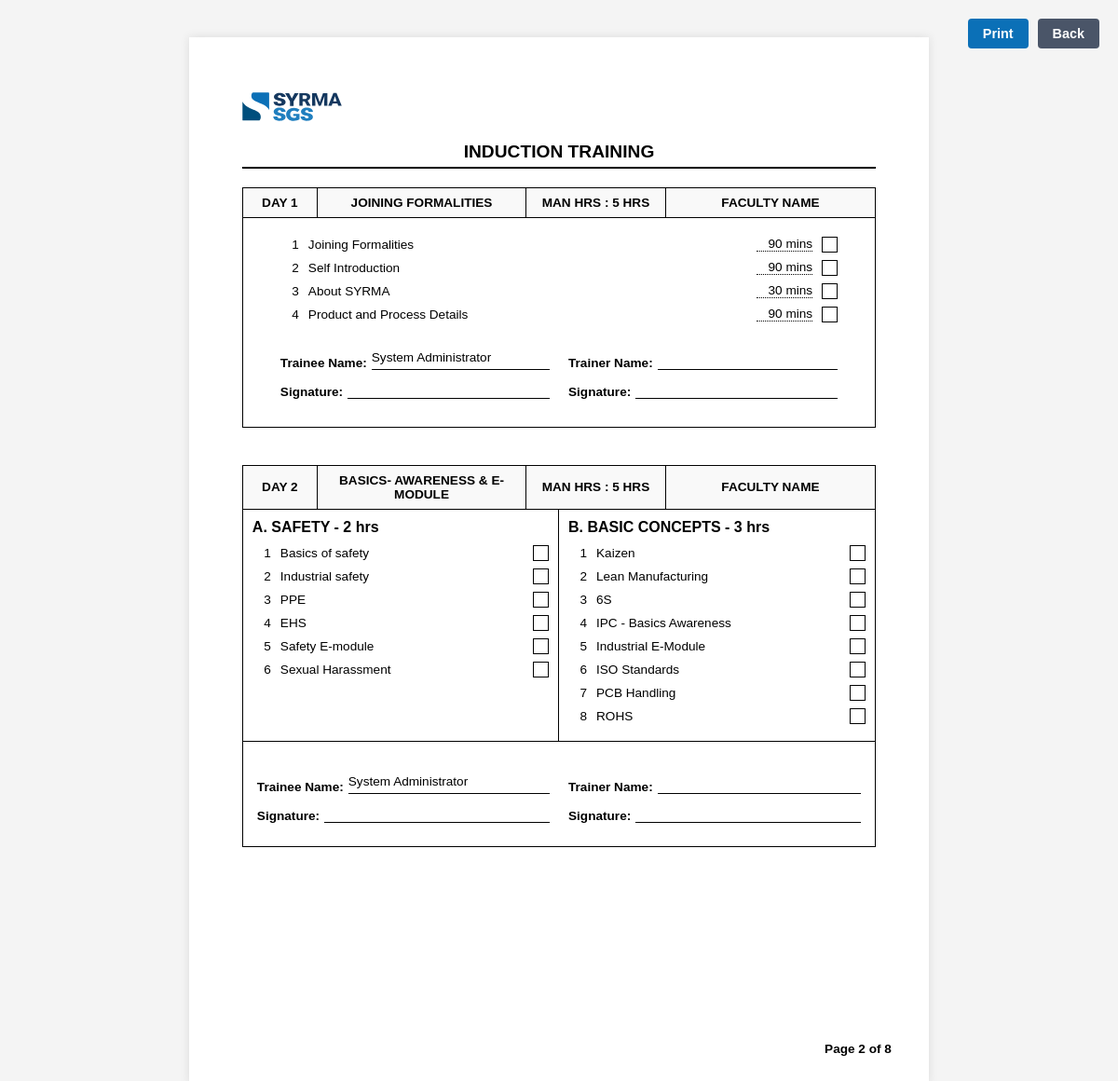
Screenshot of /admin/induction_p2_view.php?tid=1 (signed in) with the database file from the repository.
### tables this page shows
CREATE TABLE IF NOT EXISTS induction_checklist (
    id INT AUTO_INCREMENT PRIMARY KEY,
    day_number INT NOT NULL,  
    section_name VARCHAR(100),  
    topic_name VARCHAR(255) NOT NULL,
    estimated_hours DECIMAL(4,2),
    estimated_mins INT  
);

CREATE TABLE IF NOT EXISTS users (
    id INT AUTO_INCREMENT PRIMARY KEY,
    username VARCHAR(50) NOT NULL UNIQUE,
    password VARCHAR(255) NOT NULL,
    full_name VARCHAR(100) NOT NULL,
    employee_id VARCHAR(50) UNIQUE,
    email VARCHAR(100),
    role ENUM('admin', 'trainer', 'trainee', 'management') NOT NULL,
    department VARCHAR(100),
    qualification VARCHAR(100),
    category VARCHAR(50),
    photo_path VARCHAR(255),
    doj DATE,  
    dol DATE,  
    created_at TIMESTAMP DEFAULT CURRENT_TIMESTAMP,
    updated_at TIMESTAMP DEFAULT CURRENT_TIMESTAMP ON UPDATE CURRENT_TIMESTAMP
);

### includes/functions.php (called while the page is built, shortened)
<?php
function e($text) {
    return htmlspecialchars($text, ENT_QUOTES, 'UTF-8');
}
?>

### admin/induction_p2_view.php (the view, shortened to what this page needs)
<?php
require_once '../includes/config.php';
require_once '../includes/functions.php';
$trainee_id = $_GET['tid'] ?? null;
$stmt = $pdo->prepare("SELECT * FROM users WHERE id = ?");
$stmt->execute([$trainee_id]);
$trainee = $stmt->fetch();
$stmt = $pdo->prepare("
    SELECT ic.id, ic.day_number, ic.section_name, ic.topic_name, ic.estimated_hours, ic.estimated_mins,
           tcp.is_done, tcp.completed_at, u.full_name as trainer_name
    FROM induction_checklist ic
    LEFT JOIN trainee_checklist_progress tcp ON ic.id = tcp.checklist_id AND tcp.trainee_id = ?
    LEFT JOIN users u ON tcp.trainer_id = u.id
    WHERE ic.day_number IN (1, 2)
    ORDER BY ic.id
");
$stmt->execute([$trainee_id]);
$progress = $stmt->fetchAll(PDO::FETCH_ASSOC);
function getTopicsBySection($progress, $section) {
    return array_filter($progress, function($p) use ($section) {
        return $p['section_name'] === $section;
    });
}
?>
<!DOCTYPE html>
<html lang="en">
<head>
</head>
<body>
<div class="no-print">
    <a href="javascript:window.print()" class="btn">Print</a>
    <a href="javascript:history.back()" class="btn" style="background: #4A5568;">Back</a>
</div>
<div class="paper">
    <div class="header">
        <img src="<?php echo BASE_URL; ?>assets/img/profiles/logo.svg" alt="Syrma SGS">
    </div>
    <div class="title-box">Induction Training</div>
    <div class="block-header">
        <div>DAY 1</div>
        <div>JOINING FORMALITIES</div>
        <div>MAN HRS : 5 HRS</div>
        <div>FACULTY NAME</div>
    </div>
    <div class="topics-grid" style="grid-template-columns: 1fr;">
        <div class="topic-col" style="padding: 20px 40px;">
            <?php
            $i = 1;
            foreach (getTopicsBySection($progress, 'JOINING FORMALITIES') as $t):
            ?>
            <div class="topic-item">
                <span class="topic-num"><?php echo $i++; ?></span>
                <span class="topic-name"><?php echo e($t['topic_name']); ?></span>
                <span class="topic-val"><?php echo $t['estimated_mins']; ?> mins</span>
                <div class="check-box"><?php echo $t['is_done'] ? '&#10003;' : ''; ?></div>
            </div>
            <?php endforeach; ?>
            <div class="sign-row" style="margin-top: 30px;">
                <div>
                    <div class="sig-item">Trainee Name: <div class="sig-val"><?php echo e($trainee['full_name']); ?></div></div>
                    <div class="sig-item">Signature: <div class="sig-val"></div></div>
                </div>
                <div>
                    <?php
                    $day1 = array_filter($progress, function($p){ return $p['day_number'] == 1 && $p['trainer_name']; });
                    $trainer1 = !empty($day1) ? reset($day1)['trainer_name'] : '';
                    ?>
                    <div class="sig-item">Trainer Name: <div class="sig-val"><?php echo e($trainer1); ?></div></div>
                    <div class="sig-item">Signature: <div class="sig-val"></div></div>
                </div>
            </div>
        </div>
    </div>
    <div class="block-header" style="margin-top: 40px;">
        <div>DAY 2</div>
        <div>BASICS- AWARENESS & E-MODULE</div>
        <div>MAN HRS : 5 HRS</div>
        <div>FACULTY NAME</div>
    </div>
    <div class="topics-grid">
        <div class="topic-col">
            <div style="font-weight: bold; margin-bottom: 10px;">A. SAFETY - 2 hrs</div>
            <?php
            $i = 1;
            foreach (getTopicsBySection($progress, 'A. SAFETY (2 hrs)') as $t):
            ?>
            <div class="topic-item">
                <span class="topic-num"><?php echo $i++; ?></span>
                <span class="topic-name"><?php echo e($t['topic_name']); ?></span>
                <div class="check-box"><?php echo $t['is_done'] ? '&#10003;' : ''; ?></div>
            </div>
            <?php endforeach; ?>
        </div>
        <div class="topic-col">
            <div style="font-weight: bold; margin-bottom: 10px;">B. BASIC CONCEPTS - 3 hrs</div>
            <?php
            $i = 1;
            foreach (getTopicsBySection($progress, 'B. BASIC CONCEPTS (3 hrs)') as $t):
            ?>
            <div class="topic-item">
                <span class="topic-num"><?php echo $i++; ?></span>
                <span class="topic-name"><?php echo e($t['topic_name']); ?></span>
                <div class="check-box"><?php echo $t['is_done'] ? '&#10003;' : ''; ?></div>
            </div>
            <?php endforeach; ?>
        </div>
    </div>
    <div style="border: 1px solid #000; border-top: none; padding: 15px;">
        <div class="sign-row">
            <div>
                <div class="sig-item">Trainee Name: <div class="sig-val"><?php echo e($trainee['full_name']); ?></div></div>
                <div class="sig-item">Signature: <div class="sig-val"></div></div>
            </div>
            <div>
                <?php
                $day2_1 = array_filter($progress, function($p){ return $p['day_number'] == 2 && ($p['section_name'] == 'A. SAFETY (2 hrs)' || $p['section_name'] == 'B. BASIC CONCEPTS (3 hrs)') && $p['trainer_name']; });
                $trainer2 = !empty($day2_1) ? reset($day2_1)['trainer_name'] : '';
                ?>
                <div class="sig-item">Trainer Name: <div class="sig-val"><?php echo e($trainer2); ?></div></div>
                <div class="sig-item">Signature: <div class="sig-val"></div></div>
            </div>
        </div>
    </div>
    <div class="footer">Page 2 of 8</div>
</div>
</body>
</html>

### admin/induction_p2_view.php (style rules this page uses)
body { font-family: Arial, sans-serif; margin: 0; padding: 40px; background: #f4f4f4; }
.paper { width: 210mm; min-height: 297mm; padding: 15mm; margin: auto; background: white; box-shadow: 0 0 10px rgba(0,0,0,0.1); box-sizing: border-box; position: relative; }
.header { display: flex; justify-content: flex-start; align-items: center; margin-bottom: 20px; }
.header img { height: 35px; margin-right: 15px; }
.title-box { text-align: center; font-weight: bold; font-size: 1.2rem; margin: 10px 0; border-bottom: 2px solid #000; padding-bottom: 5px; text-transform: uppercase; }
.block-header { display: grid; grid-template-columns: 80px 1.5fr 1fr 1.5fr; border: 1px solid #000; margin-top: 20px; }
.block-header > div { border-right: 1px solid #000; padding: 8px; text-align: center; font-weight: bold; font-size: 0.85rem; display: flex; align-items: center; justify-content: center; background: #f9f9f9; }
.block-header > div:last-child { border-right: none; }
.topics-grid { display: grid; grid-template-columns: 1fr 1fr; border: 1px solid #000; border-top: none; }
.topic-col { padding: 10px; border-right: 1px solid #000; }
.topic-col:last-child { border-right: none; }
.topic-item { display: flex; align-items: center; gap: 10px; margin-bottom: 8px; font-size: 0.85rem; }
.topic-num { width: 20px; text-align: right; }
.topic-name { flex: 1; }
.topic-val { width: 60px; text-align: right; border-bottom: 1px dotted #000; }
.check-box { width: 15px; height: 15px; border: 1px solid #000; display: inline-flex; align-items: center; justify-content: center; font-size: 0.7rem; font-weight: bold; }
.sign-row { display: grid; grid-template-columns: 1fr 1fr; gap: 20px; margin-top: 20px; font-size: 0.85rem; font-weight: bold; }
.sig-val { border-bottom: 1px solid #000; min-height: 20px; flex: 1; margin-left: 5px; font-weight: normal; }
.sig-item { display: flex; align-items: flex-end; margin-bottom: 10px; }
.footer { font-size: 0.85rem; font-weight: bold; text-align: right; position: absolute; bottom: 30px; right: 40px; }
.no-print { position: fixed; top: 20px; right: 20px; display: flex; gap: 10px; }
.btn { padding: 8px 16px; background: #0B70B7; color: white; text-decoration: none; border-radius: 4px; font-weight: bold; font-size: 0.9rem; }

### rows the page displays
induction_checklist: topic_name "Joining Formalities", estimated_mins "90"
induction_checklist: topic_name "Self Introduction", estimated_mins "90"
induction_checklist: topic_name "About SYRMA", estimated_mins "30"
induction_checklist: topic_name "Product and Process Details", estimated_mins "90"
users: full_name "System Administrator"
induction_checklist: topic_name "Basics of safety"
induction_checklist: topic_name "Industrial safety"
induction_checklist: topic_name "PPE"
induction_checklist: topic_name "EHS"
induction_checklist: topic_name "Safety E-module"
induction_checklist: topic_name "Sexual Harassment"
induction_checklist: topic_name "Kaizen"
induction_checklist: topic_name "Lean Manufacturing"
induction_checklist: topic_name "6S"
induction_checklist: topic_name "IPC - Basics Awareness"
induction_checklist: topic_name "Industrial E-Module"
induction_checklist: topic_name "ISO Standards"
induction_checklist: topic_name "PCB Handling"
induction_checklist: topic_name "ROHS"
